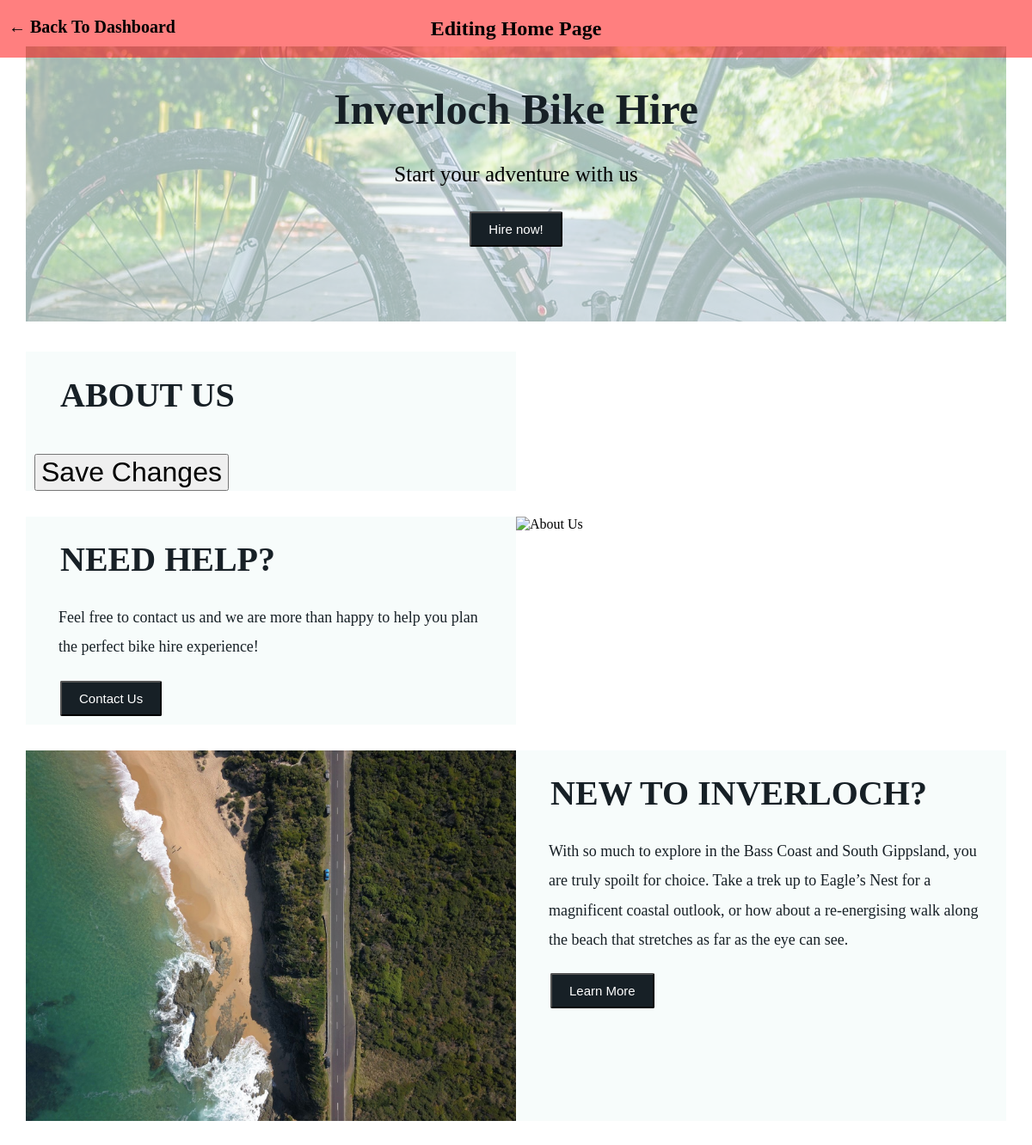
/Prototype/editindex.php, run on an earlier commit of the app's database.
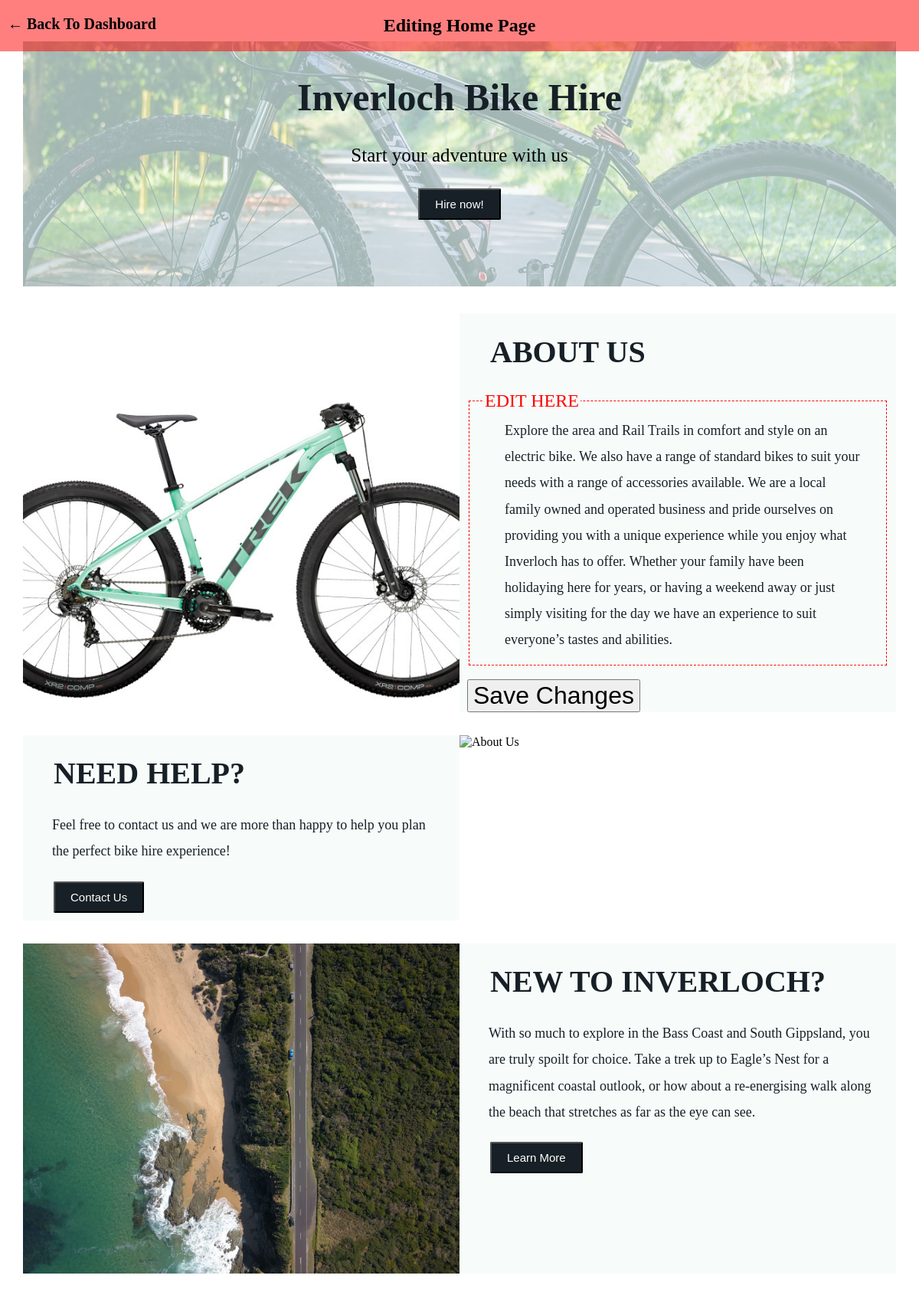
And on a later commit of the database.
### tables this page shows
CREATE TABLE `content_editing_table` (
  `edit_id` int(11) NOT NULL,
  `edit_name` varchar(255) NOT NULL,
  `edit_content` longtext NOT NULL,
  `edit_is_text` tinyint(1) NOT NULL,
  `edit_is_image` tinyint(1) NOT NULL
);

### Prototype/editindex.php (the view, shortened to what this page needs)
<?php
$conn = new mysqli("localhost", "root", "", "bike_hiring_system");
?>
<!DOCTYPE html>
<html lang="en" xmlns="http://www.w3.org/1999/xhtml">
<head>
    <link rel="stylesheet" href="./style/style.css">
</head>
<body>
    <div id="topnavbar">
        <a href="editpages.php" style="color:black;font-size: 20px;padding: 10px;float:left;position: fixed;margin-top: 10px;font-weight: bold;">&larr; Back To Dashboard</a>
        <center>
            <h2>Editing Home Page</h2>
        </center>
    </div>
    <br><br><br>
    <div id = "main">
        <div class="Homebanner">
            <div id="homebannertext">
                <h1 id="bannerH1"> Inverloch Bike Hire</h1>
                <p id="bannerP"> Start your adventure with us</p>
                <button class="button">Hire now!</button>
            </div>
        </div>
        <div class='HomeMainCont'>
            <?php
                $locationQuery = $conn->query("SELECT * FROM content_editing_table WHERE edit_name = 'home_about_us_image'");
                    while ($row = $locationQuery->fetch_assoc()) {
                        $edit_content = $row["edit_content"];
                        echo '<div class="HomeImg"><img class="filled-img" id="home_image_id" style= "height: 100%; width: 100%;" src="' . $edit_content . '" alt="About Us"/></div>';
                    }
                    ?>
            <div class='HomeTxt'><h1 id="HomeHeader"> ABOUT US</h1>
                <?php
                $locationQuery = $conn->query("SELECT * FROM content_editing_table WHERE edit_name = 'home_about_us_text'");
                    while ($row = $locationQuery->fetch_assoc()) {
                        $edit_content = $row["edit_content"];
                        echo '<fieldset>';
                        echo '<legend>EDIT HERE</legend>';
                        echo '<div style="outline:none;" class="HomeDesc"><span id="text_span" style="outline:none;" contenteditable="true">' . $edit_content . '</span></div>';
                        echo '</fieldset>';
                    }
                    ?>
                    <br>
                <button style="font-size: 32px;" onclick="updateForm()">Save Changes</button>
            </div>
        </div>
        <div class='HomeMainCont'>
            <div class='HomeTxt'><h1 id="HomeHeader">NEED HELP?</h1>
                <div class='HomeDesc'><p>Feel free to contact us and we are more than happy to help you plan the perfect bike hire experience!</p>
                <a href = "contactus.php"><button class="button">Contact Us</button></a>
                </div>
            </div>
            <div class='HomeImg'><img class="filled-img" style= "height: 100%; width: 100%;" src="./img/photos/needhelp.jpg" alt="About Us"/></div>
        </div>
        <div class='HomeMainCont'>
            <div class='HomeImg'><img class="filled-img" style= "height: 100%; width: 100%;" src="./img/photos/new-to-inverloch.jpg" alt="About Us"/></div>
            <div class='HomeTxt'><h1 id="HomeHeader">NEW TO INVERLOCH?</h1>
                <div class='HomeDesc'><p>With so much to explore in the Bass Coast and South Gippsland, you are truly spoilt for choice. Take a trek up to Eagle’s Nest for a magnificent coastal outlook, or how about a re-energising walk along the beach that stretches as far as the eye can see.</p>
                <a href = "About.php"><button class="button">Learn More</button></a>
                </div>
            </div>
        </div>
    </div>
    <br><br><br><br>
</body>
</html>

What changed in the data, as far as the page shows it:
added content_editing_table: edit_content (picture), shown under "Inverloch Bike Hire"
added content_editing_table: edit_content "Explore the area and Rail Trails in comfort and style on an electric bike. We also have a range of standard bikes to suit your needs with a range of accessories available. We are a local family owned and operated business and pride ourselves on providing you with a unique experience while you enjoy what Inverloch has to offer. Whether your family have been holidaying here for years, or having a weekend away or just simply visiting for the day we have an experience to suit everyone’s tastes and abilities.", shown under "ABOUT US"
